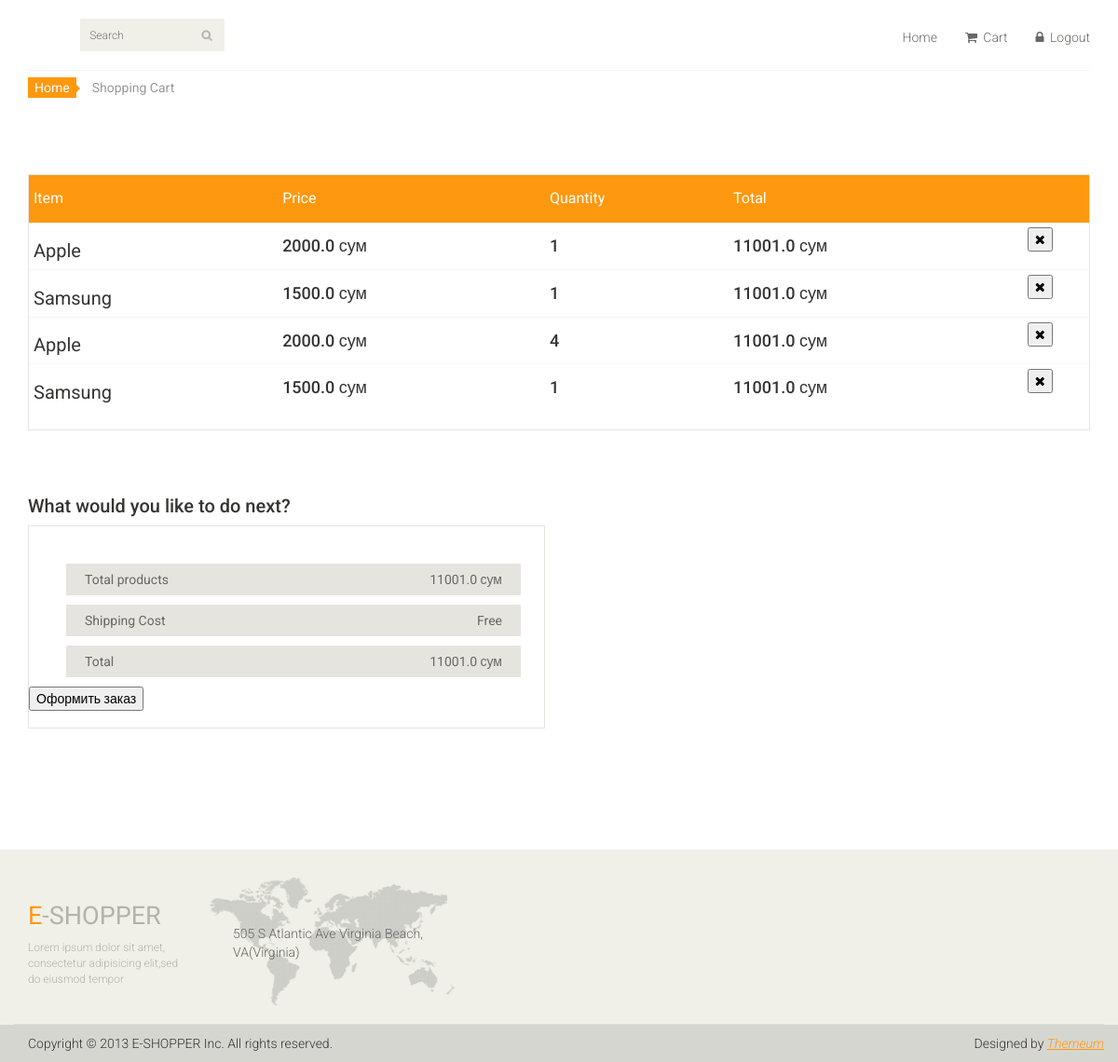
Before: /cart (signed in) with the older database file.
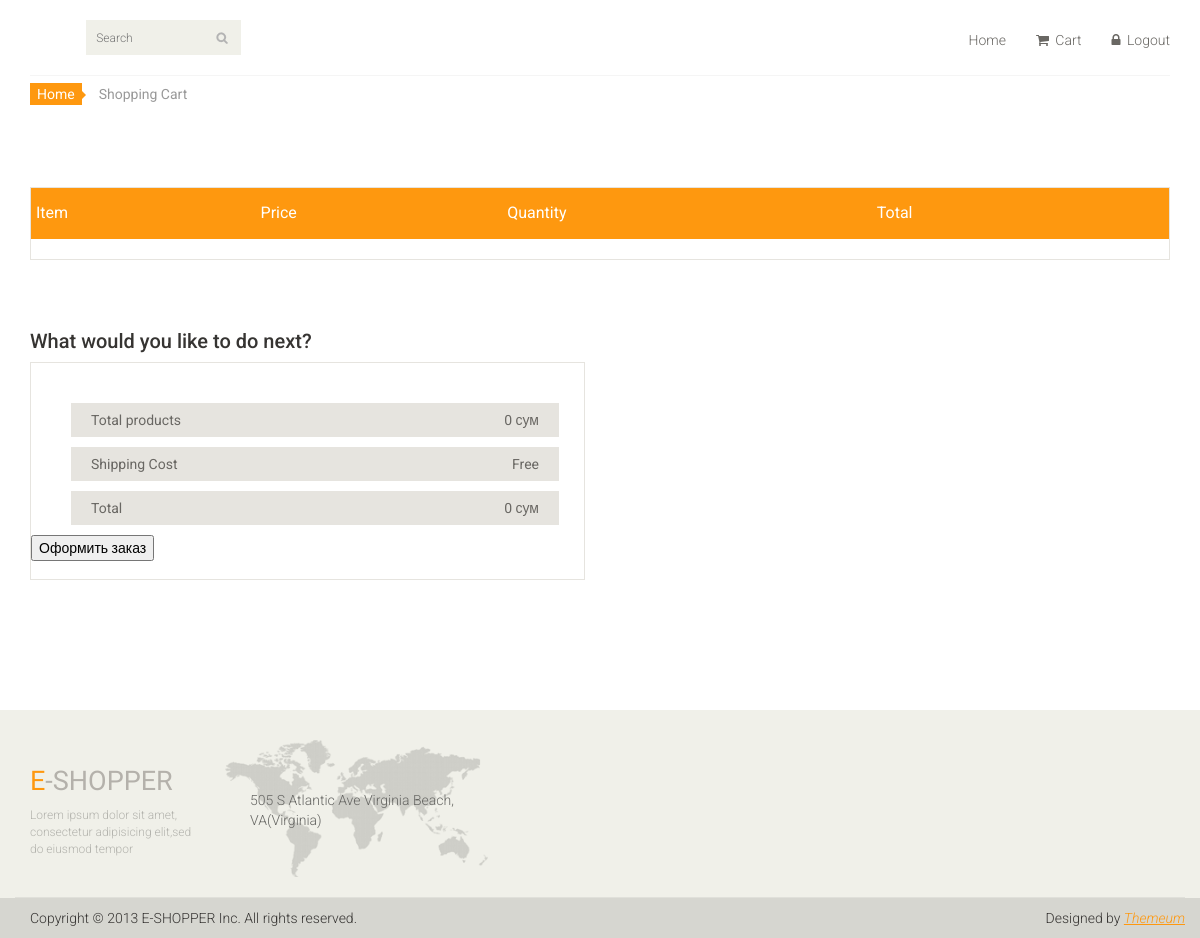
After: the same page with the newer database file.
### main_page/models.py (models this page shows, shortened)
class Cart(models.Model):
    user_id = models.IntegerField()
    user_product = models.ForeignKey(Product, on_delete=models.CASCADE)
    user_product_quantity = models.IntegerField()
    total_for_product = models.FloatField()

class Product(models.Model):
    product_name = models.CharField(max_length=125)
    product_count = models.IntegerField()
    product_price = models.FloatField()
    product_photo = models.ImageField(upload_to='media')
    product_description = models.TextField()
    product_category = models.ForeignKey(Category, on_delete=models.CASCADE)
    reg_date = models.DateTimeField(auto_now_add=True)
    def __str__(self):
        return self.product_name

### main_page/views.py (the view)
# urls.py: path('cart', views.get_user_cart),
def get_user_cart(request):
    user_cart = models.Cart.objects.filter(user_id=request.user.id)
    total = sum([i.total_for_product for i in user_cart])
    context = {'cart':user_cart, 'total': total}
    return render(request, 'user_cart.html', context)

### main_page/templates/user_cart.html (shortened to what this page needs)
{% extends 'index.html' %}
{% block content %}
	<section id="cart_items">
		<div class="container">
			<div class="breadcrumbs">
				<ol class="breadcrumb">
				  <li><a href="/">Home</a></li>
				  <li class="active">Shopping Cart</li>
				</ol>
			</div>
			<div class="table-responsive cart_info">
				<table class="table table-condensed">
					<thead>
						<tr class="cart_menu">
							<td class="description">Item</td>
							<td class="price">Price</td>
							<td class="quantity">Quantity</td>
							<td class="total">Total</td>
							<td></td>
						</tr>
					</thead>
					<tbody>
					{% for i in cart %}
						<tr>
							<td class="cart_description">
								<h4><a href="/item/{{ i.user_product.id }}">{{ i.user_product }}</a></h4>
							</td>
							<td class="cart_price">
								<h4>{{ i.user_product.product_price }} сум</h4>
							</td>
							<td class="cart_quantity">
								<h4>{{ i.user_product_quantity }}</h4>
							</td>
							<td class="cart_total">
								<h4>{{ total }} сум</h4>
							</td>
							<td class="cart_delete">
								<form action="/del_item/{{ i.product.id }}" method="post">
									<button><i class="fa fa-times"></i></button>
								</form>
							</td>
						</tr>
					{% endfor %}
					</tbody>
				</table>
			</div>
		</div>
	</section>
	<section id="do_action">
		<div class="container">
			<div class="heading">
				<h3>What would you like to do next?</h3>
			</div>
			<div class="row">
				<div class="col-sm-6">
					<div class="total_area">
						<ul>
							<li>Total products <span>{{ total }} сум</span></li>
							<li>Shipping Cost <span>Free</span></li>
							<li>Total <span>{{ total }} сум</span></li>
						</ul>
							<form method="POST" action="/order">
								<button>Оформить заказ</button>
							</form>
					</div>
				</div>
			</div>
		</div>
	</section>
{% endblock content %}

### main_page/templates/index.html (shortened to what this page needs)
{% load static %}
<!DOCTYPE html>
<html lang="en">
<head>
    <link href="{% static 'css/bootstrap.min.css' %}" rel="stylesheet">
    <link href="{% static 'css/font-awesome.min.css' %}" rel="stylesheet">
    <link href="{% static 'css/prettyPhoto.css' %}" rel="stylesheet">
    <link href="{% static 'css/price-range.css' %}" rel="stylesheet">
    <link href="{% static 'css/animate.css' %}" rel="stylesheet">
	<link href="{% static 'css/main.css' %}" rel="stylesheet">
	<link href="{% static 'css/responsive.css' %}" rel="stylesheet">
</head>
<body>
	<header id="header">
		<div class="header-middle">
			<div class="container">
				<div class="row">
					<div class="col-sm-4">
						<div class="btn-group pull-right">
							<div class="col-sm-3">
								<div class="search_box pull-right">
									<form method="POST">
										  <input type="text" placeholder="Search" name="search_product" />
									</form>
								</div>
							</div>
						</div>
					</div>
					<div class="col-sm-8">
						<div class="shop-menu pull-right">
							<ul class="nav navbar-nav">
								{% if user.is_authenticated %}
									<li><a href="/">Home</a></li>
									<li><a href="/cart"><i class="fa fa-shopping-cart"></i> Cart</a></li>
									<li><a href="/accounts/logout/"><i class="fa fa-lock"></i> Logout</a></li>
								{% else %}
									<li><a href="/accounts/login/"><i class="fa fa-lock"></i> Login</a></li>
								{% endif %}
							</ul>
						</div>
					</div>
				</div>
			</div>
		</div>
	</header>
	{% block content %}{% endblock content %}
	<footer id="footer">
		<div class="footer-top">
			<div class="container">
				<div class="row">
					<div class="col-sm-2">
						<div class="companyinfo">
							<h2><span>e</span>-shopper</h2>
							<p>Lorem ipsum dolor sit amet, consectetur adipisicing elit,sed do eiusmod tempor</p>
						</div>
					</div>
					<div class="col-sm-3">
						<div class="address">
							<img src="images/home/map.png" alt="" />
							<p>505 S Atlantic Ave Virginia Beach, VA(Virginia)</p>
						</div>
					</div>
				</div>
			</div>
		</div>
		<div class="footer-bottom">
			<div class="container">
				<div class="row">
					<p class="pull-left">Copyright © 2013 E-SHOPPER Inc. All rights reserved.</p>
					<p class="pull-right">Designed by <span><a target="_blank" href="http://www.themeum.com">Themeum</a></span></p>
				</div>
			</div>
		</div>
	</footer>
</body>
</html>

### main_page/static/css/main.css (style rules this page uses)
body { font-family: 'Roboto', sans-serif; background:; position: relative; font-weight:400px; }
ul li { list-style: none; }
a { -webkit-transition: 300ms; -moz-transition: 300ms; -o-transition: 300ms; transition: 300ms; }
h1, h2, h3, h4, h5, h6 { font-family: 'Roboto', sans-serif; }
.header-middle .container .row { border-bottom: 1px solid #f5f5f5; margin-left: 0; margin-right: 0; padding-bottom: 20px; padding-top: 20px; }
.header-middle .container .row .col-sm-4 { padding-left: 0; }
.header-middle .container .row .col-sm-8 { padding-right:0; }
.shop-menu ul li { display:inline-block; padding-left: 15px; padding-right: 15px; }
.shop-menu ul li:last-child { padding-right: 0; }
.shop-menu ul li a { background: #FFFFFF; color: #696763; font-family: 'Roboto', sans-serif; font-size: 14px; font-weight: 300; padding:0; padding-right: 0; margin-top: 10px; }
.shop-menu ul li a i { margin-right:3px; }
.search_box input { background: #F0F0E9; border: medium none; color: #B2B2B2; font-family: 'roboto'; font-size: 12px; font-weight: 300; height: 35px; outline: medium none; padding-left: 10px; width: 155px; background-image: url(../images/home/searchicon.png); background-repeat: no-repeat; background-position: 130px; }
#footer { background: #F0F0E9; }
.footer-top .container { border-bottom: 1px solid #E0E0DA; padding-bottom: 20px; }
.companyinfo { margin-top: 57px; }
.companyinfo h2 { color: #B4B1AB; font-family: abel; font-size: 27px; text-transform: uppercase; }
.companyinfo h2 span { color:#FE980F; }
.companyinfo p { color: #B3B3AD; font-family: 'Roboto', sans-serif; font-size: 12px; font-weight: 300; }
.footer-top .col-sm-3 { overflow: hidden; }
.address { margin-top: 30px; position: relative; overflow: hidden; }
.address img { width:100%; }
.address p { color: #666663; font-family: 'Roboto', sans-serif; font-size: 14px; font-weight: 300; left: 25px; position: absolute; top: 50px; }
.footer-bottom { background: #D6D6D0; padding-top: 10px; }
.footer-bottom p { color: #363432; font-family: 'Roboto', sans-serif; font-weight: 300; margin-left: 15px; }
.footer-bottom p span a { color: #FE980F; font-style: italic; text-decoration: underline; }
#do_action { margin-bottom: 50px; }
.breadcrumbs { position: relative; }
.breadcrumbs .breadcrumb { background:transparent; margin-bottom: 75px; padding-left: 0; }
.breadcrumbs .breadcrumb li a { background:#FE980F; color: #FFFFFF; padding: 3px 7px; }
.breadcrumbs .breadcrumb li a:after { content:""; height:auto; width: auto; border-width: 8px; border-style: solid; border-color:transparent transparent transparent #FE980F; position: absolute; top: 11px; left:48px; }
.breadcrumbs .breadcrumb > li + li:before { content: " "; }
#cart_items .cart_info { border: 1px solid #E6E4DF; margin-bottom: 50px }
#cart_items .cart_info .cart_menu { background: #FE980F; color: #fff; font-size: 16px; font-family: 'Roboto', sans-serif; font-weight: normal; }
#cart_items .cart_info .table.table-condensed thead tr { height: 51px; }
#cart_items .cart_info .table.table-condensed tr { border-bottom: 1px solid#F7F7F0 }
#cart_items .cart_info .table.table-condensed tr:last-child { border-bottom: 0 }
.cart_info table tr td { border-top: 0 none; vertical-align: inherit; }
.heading h3 { color: #363432; font-size: 20px; font-family: 'Roboto', sans-serif; }
#do_action .total_area { padding-bottom: 18px !important; }
#do_action .total_area, #do_action .chose_area { border: 1px solid #E6E4DF; color: #696763; padding: 30px 25px 30px 0; margin-bottom: 80px; }
.total_area span { float: right; }
.total_area ul li { background:#E6E4DF; color: #696763; margin-top: 10px; padding: 7px 20px; }

Changed rows visible on the page:
removed Cart: user_product "Apple", user_product.product_price "2000.0", user_product_quantity "1", total "11001.0"
removed Cart: user_product "Samsung", user_product.product_price "1500.0", user_product_quantity "1", total "11001.0"
removed Cart: user_product "Apple", user_product.product_price "2000.0", user_product_quantity "4", total "11001.0"
removed Cart: user_product "Samsung", user_product.product_price "1500.0", user_product_quantity "1", total "11001.0"
Other visible differences:
{{ total }}: "11001.0" → "0"
